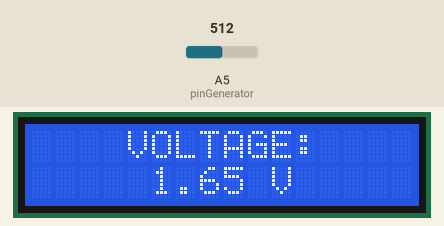
Simulated run of this sketch. Board: Arduino Uno, built with avr-gcc and run on an emulated ATmega328P. Shown: 16×2 character LCD. The test bench sets the inputs (shaded band); at power-on: A5 (pinGenerator) = 512. What the sketch prints to the serial monitor is not drawn.

Above: at 4.2 s.
4.3 s: A5 (pinGenerator) set to 716
At 5.2 s:
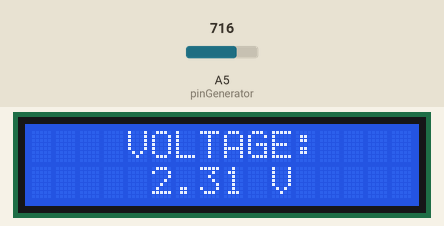
6.0 s: A5 (pinGenerator) set to 900
At 6.7 s:
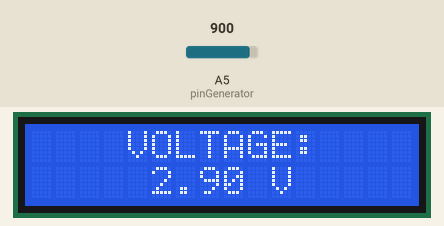
7.6 s: A5 (pinGenerator) set to 1023
At 8.3 s:
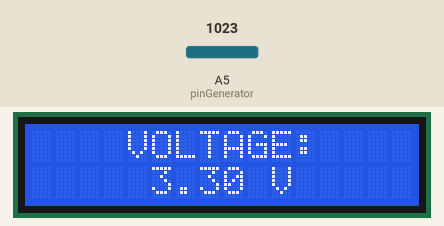
Timing chart, 0 to 10.6 s (numbered marks = the images above; inputs shaded):
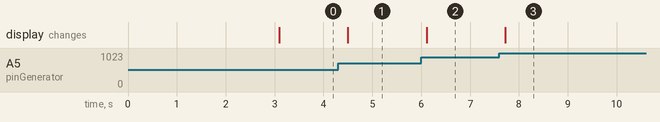

Measured:
- after the input at 4.3 s, the display: changes after 0.20 s (image 1)
- after the input at 6.0 s, the display: changes after 0.11 s (image 2)
- after the input at 7.6 s, the display: changes after 0.12 s (image 3)

The sketch:

ArduinoSourceCode.ino
```cpp
/*
 *  Wind Turbine Activity Data Aquisition System
 *  Uses an Adafruit Itsy Bitys to record voltage from
 *  a DC motor driven by the wind turbine, displays
 *  voltage to an LCD screen using I2C, and outputs all
 *  voltage data to serial.
 *
 *  Created By:    Devon C. Hartlen, EIT
 *  Date:          13-Jun-2018
 *  Modified By:
 *  Date:
*/

// Include libraries
#include "Wire.h"
#include "Adafruit_LiquidCrystal.h"

// Initalize LCD screen through I2C, Address #0
Adafruit_LiquidCrystal lcd(0);

// Generator voltage pin (Analog 5)
const int pinGenerator = A5;

// Define refresh frequencies. Units of hertz (1/s)
int samplingFreq = 100;   // How often data is read from pin
int displayFreq = 5;      // How often LCD screen is updated

// Define millisecond counters for interrupt based sampling
unsigned long currentMillis = 0;
unsigned long lastSampleMillis = 0;
unsigned long lastDisplayMillis = 0;

// Initialize voltage variables
int vNew = 0;   // newly read voltage (bits)
int vOld = 0;   // previous voltage used for filtering (bits)
float vAct = 0.0;  // actual voltage converted to volts
float alpha = 0.995; // Low pass filter constant
float b2v = 3.3/1024.0; // bits (arduino native 2^10 bits) to volts (V/bit)

// This section contains initialization codes
void setup() {
  // Initialize LCD screen size (uses 16x2 display)
  lcd.begin(16,2);
  // Print Initialization message
  lcd.setBacklight(HIGH);
  lcd.setCursor(3,0);
  lcd.print("Loading...");

  // Set up serial communication
  Serial.begin(9600);

  // Convert both frequencies to millis
  samplingFreq = 1000/samplingFreq;
  displayFreq = 1000/displayFreq;

  // Delay for suspense
  delay(3000);

  // Set first row of LCD to display "VOLTAGE"
  lcd.clear();
  lcd.setCursor(4,0);
  lcd.print("VOLTAGE:");
}  // end void setup


// put your main code here, to run repeatedly:
void loop() {
  currentMillis = millis(); // retreive current millis

  // Check interrupt for sampling and send over serial.
  if ((currentMillis - lastSampleMillis) > samplingFreq) {
    // Read voltage (bits) from analog pin
    vNew = analogRead(pinGenerator);
    // Converting bits to volts.
    vAct = vNew*b2v;
    //Saving old voltage for next iteration (in bits)
    vOld = vNew;
    // print the actual voltage to serial
    Serial.println(vAct);
    // Update lastSampleMillis to trigger next iterupt
    lastSampleMillis = currentMillis;
  } // end interrupt for serial print

  // Check interrupt for lcd display update. No math here, all done above.
  if ((currentMillis-lastDisplayMillis) > displayFreq) {
    // Set the cursor each time or LCD will print forever
    lcd.setCursor(5,1);
    // Print actual voltage (float) to screen
    lcd.print(vAct);
    // enforce a space before putting tacking on units
    lcd.setCursor(9,1);
    lcd.print(" V");
    // Update lastDisplayMillis to trigger next iterrupt
    lastDisplayMillis = currentMillis;
  } // end interrupt for lcd display

}
```
